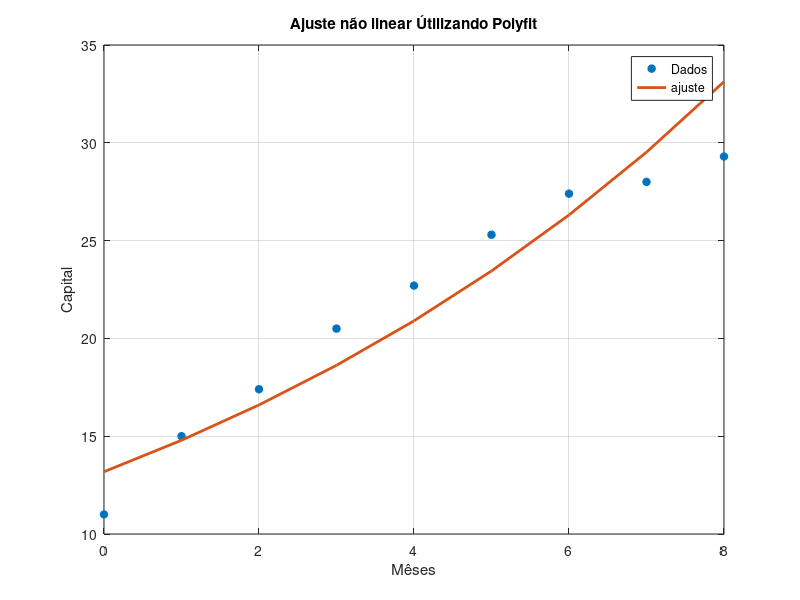

Here is the MATLAB script that generated this plot:
#Desafio 1 - Gráfico de despersão; Tempo X Comprimento
#Gráfico de dispersão


x = 0:1:8;
y = [ 11 15 17.4 20.5 22.7 25.3 27.4 28 29.3];
plot(x, y, "or", "linewidth", 1)
title("Gráfico de dispersão: Tempo X Comprimento")
xlabel("Mêses")
ylabel("Comprimento")
grid on

##############################################################
#Desafio 2 - Gráfico de dispersão; Tempo X Peso

p = [ 26 59.5 105.4 200 239.5 364.3 421.7 476 488.2]
plot(x, p, "<r")
title("Gráfico de dispersão: Tempo X Peso")
xlabel("Mêses")
ylabel("Peso")
grid on

##############################################################
#Desafio 3 - gráfico de dispersão; Comprimento X Peso e Ajuste
z = log(y);
n = 1;
p = polyfit(x, z, n);
%Polyfut devolve os coeficientes do maior grau para o menor
b = exp(p(2));
w = b*exp(p(1)*x);
plot(x, y, "*", "linewidth", 2,  x, w, "linewidth", 2 )
title("Ajuste não linear Útilizando Polyfit")
xlabel("Mêses")
ylabel("Capital")
grid on;
legend("Dados", "ajuste")

